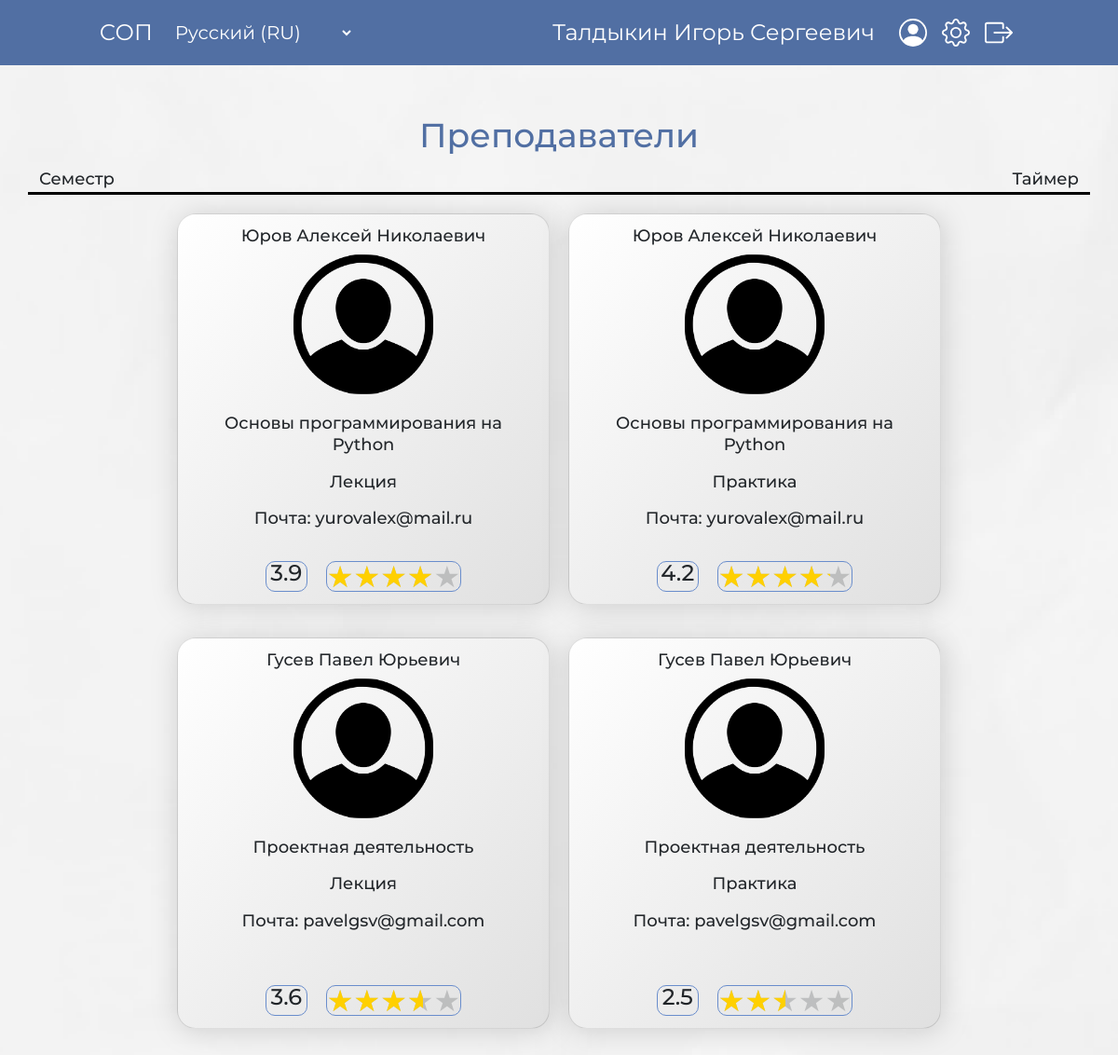
/home (signed in), run on the app's committed database.
### STR/models.py (models this page shows, shortened)
class Student(AbstractBaseUser, PermissionsMixin):
    email = models.EmailField(_('Email'), unique=True)
    surname = models.CharField(_('Фамилия'), default="Christ", max_length=50)
    name = models.CharField(_('Имя'), default="Jesus", max_length=50)
    lastname = models.CharField(_('Отчество'), blank=True, null=True, default=None, max_length=50)
    group = models.ForeignKey('Group', verbose_name=_('Группа'), blank=True, null=True, default=None, on_delete=models.PROTECT)
    is_staff = models.BooleanField(_('Права администратора'), default=False)
    is_active = models.BooleanField(_('Учётная запись активна'), default=False)
    is_superuser = models.BooleanField(_('Права суперпользователя'), default=False)
    date_registration = models.DateTimeField(_('Дата и время регистрации'), default=timezone.now)
    date_joined = models.DateTimeField(_('Дата и время последнего входа в систему'), default=timezone.now)
    USERNAME_FIELD = 'email'
    REQUIRED_FIELDS = []
    objects = StudentManager()
    def get_full_name(self):
        if self.lastname:
            return f"{self.surname} {self.name} {self.lastname}"
        return f"{self.surname} {self.name}"
    class Meta:
        verbose_name = _('Студент')
        verbose_name_plural = _('Студенты')

class Teacher_Subject(models.Model):
    teacher = models.ForeignKey('Teacher', verbose_name=_('Преподаватель'), on_delete=models.PROTECT)
    subject = models.ForeignKey('Subject', verbose_name=_('Дисциплина'), on_delete=models.PROTECT)
    def __str__(self) -> str:
        return f"{self.teacher} / {self.subject}"
    class Meta:
        verbose_name = _('Преподаватель_Дисциплина')
        verbose_name_plural = _('Преподаватели_Дисциплины')
        unique_together = ('teacher', 'subject', )

class Teacher(models.Model):
    surname = models.CharField('Фамилия', max_length=50)
    name = models.CharField('Имя', max_length=50)
    lastname = models.CharField('Отчество', blank=True, null=True, default=None, max_length=50)
    email = models.CharField('Почта', unique=True, max_length=30)
    def __str__(self) -> str:
        return f"{self.surname} {self.name} {self.lastname} ({self.email})"
    class Meta:
        verbose_name = _('Преподаватель')
        verbose_name_plural = _('Преподаватели')

class Subject(models.Model):
    SUBJECT_CHOICES = (
        ("Лекция", 'Лекция'),
        ("Практика", 'Практика'),
    )
    name = models.CharField(_('Название'), max_length=100)
    type = models.CharField(_('Тип'), default="Лекция", choices=SUBJECT_CHOICES, max_length=50)
    def __str__(self) -> str:
        return f"{self.name} ({self.type})"
    class Meta:
        verbose_name = _('Дисциплина')
        verbose_name_plural = _('Дисциплины')
        unique_together = ('name', 'type', )

### STR/views.py (the view, shortened to what this page needs)
# urls.py: 2. Add a URL to urlpatterns:  path('', views.home, name='home')
def home(request):
    if not request.user.is_authenticated:
        return redirect('registration')
    if request.method == 'POST' and 'button_logout' in request.POST:
        auth.logout(request)
        return redirect('registration')
    subjects_groups = Subject_Group.objects.filter(group=request.user.group).all()
    teachers_subjects = Teacher_Subject.objects.order_by('id')
    criterions = Criterion.objects.order_by('id')
    grades = Grade.objects.filter(student=request.user)
    curr_teacher_subjects = []
    for subject_group in subjects_groups:
        for teacher_subject in teachers_subjects:
            if teacher_subject.subject == subject_group.subject:
                curr_teacher_subjects.append(teacher_subject)
    data = AvgRatingFunc.avg(curr_teacher_subjects, Grade.objects.all(), criterions, request.user)
    print(f"\n\n\n {data}")
    context = {
        'title': 'Главная страница сайта',
        'criterions': criterions,
        'data': data,
    }
    return render(request, 'STR/home.html', context)

### STR/AvgRatingFunc.py (called while the page is built)
    def set_id(self, id):
        self.id = id

    def set_crit(self, crit):
        self.crit = crit

    def set_user_grade(self, user_grade):
        self.user_grade = user_grade

    def set_avg_grade(self, avg_grade):
        self.avg_grade = avg_grade

    def __str__(self) -> str:
        return f"\n\tCRIT = {self.crit} / USER_GRADE = {self.user_grade} / AVG_GRADE = {self.avg_grade}"

    def __repr__(self) -> str:
        return self.__str__()

    def __str__(self) -> str:
        return f"TEACHER_SUBJECT = {self.teacher_subject}\n  CRITS_AVG = {self.crits_data}\n  GRADE_AVG = {self.grade_avg}"

    def __repr__(self) -> str:
        return self.__str__()

### STR/models.py (called while the page is built)
    def __str__(self) -> str:
        return self.name

    def __str__(self):
        return self.name

### STR/templates/STR/home.html (shortened to what this page needs)
{% extends 'STR/base.html' %}
{% block content %}
    <div class="container body-teacher">
        <h1>Преподаватели</h1>
        <div class="row info">
            <div class="col-md-12">
                <div class="infovote">
                    <div class="semester">
                        Семестр
                    </div>
                    <div class="timer">
                        Таймер
                    </div>
                </div>
            </div>
        </div>
        {% load static %}
        <div id="row" class="row teacher">
            {% if data %}
                {% for item in data %}
                    <div type="button" class="card" onclick="showModalWin('{{ item.teacher_subject.id }}')">
                        <h6>{{ item.teacher_subject.teacher.surname }} {{ item.teacher_subject.teacher.name }} {{ item.teacher_subject.teacher.lastname }}</h6>
                        <img src="{% static 'STR/media/userava.png' %}" alt="User avatar"/>
                        <div class="markANDsubject">
                            <p id="SubjectName">{{ item.teacher_subject.subject.name }}</p>
                            <p id="SubjectType">{{ item.teacher_subject.subject.type }}</p>
                            <p>Почта: {{ item.teacher_subject.teacher.email }}</p>
                            <div class="avgrow">
                                <div class="markavg" type="text" id="markavg/{{ item.teacher_subject.id }}">{{ item.grade_avg }}</div>
                                <div class="starratingavg">
                                    <div class="stars__body">
                                        <div class="stars__active" id="stars__active/{{ item.teacher_subject.id }}"></div>
                                        <div class="stars__items">
                                        </div>
                                    </div>
                                </div>
                            </div>
                        </div>
                    </div>
                    <br>
                {% endfor %}
            {% else %}
                <p>У нас нет записей</p>
            {% endif %}
        </div>
    </div>
{% endblock %}

### STR/templates/STR/base.html (shortened to what this page needs)
<!DOCTYPE html>
<html lang="ru">
<head>
    <link href="https://cdn.jsdelivr.net/npm/bootstrap@5.1.1/dist/css/bootstrap.min.css" rel="stylesheet">
    <link rel="stylesheet" href="https://cdnjs.cloudflare.com/ajax/libs/font-awesome/4.7.0/css/font-awesome.min.css">
    {% load static %}
    <link rel="stylesheet" type='text/css' href='{% static "STR/css/SOP.css" %}'>
    <link rel="stylesheet" type='text/css' href='{% static "STR/css/StarRating.css" %}'>
    <link rel="stylesheet" type='text/css' href='{% static "STR/css/activation_email.css" %}'>
    <link rel="stylesheet" type='text/css' href='{% static "STR/css/home.css" %}'>
</head>
<body>
    <header>
        <div class="lefteltop">
            <h3>СОП</h3>
        <select name="language">
            <option value="1">Русский (RU)</option>
        </select>
        </div>
        <div class="righteltop">
            {% if user.is_authenticated %}
            <label>{{ user.get_full_name }}</label>
        {% else %}
            <label>Вы не вошли в систему</label>
        {% endif %}
        <form method="post">
                <button type="button" name="button_person" class="button_header" onclick="showLC()">
                </button>
                <button type="submit" name="button_settings" class="button_header">
                </button>
                <button type="submit" name="button_logout" class="button_header">
                </button>
        </form>
        </div>
    </header>
    {% block content %}{% endblock %}
</body>
</html>

### STR/static/STR/css/SOP.css (style rules this page uses)
* { box-sizing: border-box; }
body { min-height: 100vh; background: url('../media/paperback.png') no-repeat; background-size: cover; }
.container { margin-top: 50px; }
header { height: 70px; background-color: rgb(81, 111, 163); color: rgb(255, 255, 255); display: flex; align-items: center; justify-content: space-around; margin: 0 auto; }
h3 { padding: 4px 0; font-family: 'Montserrat-Regular'; font-size: 24px; font-weight: 400; margin-bottom: 0px; }
select { background: none; border: none; padding: 4px 0; font-family: 'Montserrat-Regular'; font-size: 20px; font-weight: 400; margin-left: 20px; color:rgb(255, 255, 255); }
select option { background: #e5e5e5; color: black; }
.lefteltop { display: flex; align-items: center; justify-content: space-between; }
.righteltop { display: flex; align-items: center; justify-content: space-between; }
header label { padding: 4px 0; margin-right: 20px; font-size: 24px; font-weight: 400; font-family: 'Montserrat-Regular'; }
button { background: none; border: none; }
svg { height: 30px; width: 30px; color: white; }
h1, h2 { padding: 4px 0; font-family: 'Montserrat-Medium'; font-size: 36px; font-weight: 500; color: rgb(81, 111, 163); }

### STR/static/STR/css/home.css (style rules this page uses)
.teacher { margin: 20px 0px; display: flex; align-items: center; flex-wrap: wrap; }
.body-teacher { display: flex; flex-direction: column; z-index: -1; }
.body-teacher h1 { text-align: center; }
.info { border-bottom: black solid; }
.infovote { display: flex; justify-content: space-between; align-items: center; font-family: "Montserrat-Medium"; font-size: 18px; }
.card { display: flex; flex-direction: column; text-align: center; align-items: center; width: 400px; min-height: 420px; padding: 13px 35px; margin: 0 10px; margin-bottom: 35px; border-radius: 20px; font-family: "Montserrat-Medium"; font-size: 18px; background: linear-gradient(135deg, #FFFFFF 0%, #E0E0E0 100%); filter: drop-shadow(2px 2px 15px rgba(0, 0, 0, 0.15)); }
.card img { width: 150px; height: 150px; margin-bottom: 20px; }
.card h6 { font-size: 18px; }
.markANDsubject { width:100%; line-height: 1.3em; flex-grow: 1; display: flex; flex-direction: column; }
.markavg { margin-right: 20px; width: 45px; height: 33px; font-size: 24px; border: #698DCC 1px solid; border-radius: 10px; }
.avgrow { width: 100%; display: flex; justify-content: center; display: flex; flex-grow: 1; align-items: flex-end; }
.starratingavg { position: relative; display: flex; justify-content: center; height: 33px; border: #698DCC 1px solid; border-radius: 10px; }
.stars__body { position: relative; font-size: 32px; line-height: 1; }
.stars__body::before { content: "★★★★★"; display: block; opacity: 0.2; }
.stars__active { overflow: hidden; position: absolute; top: 0px; left: 0px; color: rgb(255, 208, 0); height: 100%; overflow: hidden; }
.stars__active::before { content: "★★★★★"; position: absolute; display: block; height: 100%; top: 0px; left: 0px; overflow: hidden; }
.stars__items { display: flex; position: absolute; width: 100%; height: 100%; top: 0; left: 0; }
@media (max-width: 1400px) { .teacher { justify-content: center; } }

### data on the page
Student: get_full_name "Талдыкин Игорь Сергеевич"
Teacher_Subject: teacher_subject.teacher.surname "Юров", teacher_subject.teacher.name "Алексей", teacher_subject.teacher.lastname "Николаевич", teacher_subject.subject.name "Основы программирования на Python", teacher_subject.subject.type "Лекция", teacher_subject.teacher.email "yurovalex@mail.ru"
Teacher_Subject: teacher_subject.teacher.surname "Юров", teacher_subject.teacher.name "Алексей", teacher_subject.teacher.lastname "Николаевич", teacher_subject.subject.name "Основы программирования на Python", teacher_subject.subject.type "Практика", teacher_subject.teacher.email "yurovalex@mail.ru"
Teacher_Subject: teacher_subject.teacher.surname "Гусев", teacher_subject.teacher.name "Павел", teacher_subject.teacher.lastname "Юрьевич", teacher_subject.subject.name "Проектная деятельность", teacher_subject.subject.type "Лекция", teacher_subject.teacher.email "pavelgsv@gmail.com"
Teacher_Subject: teacher_subject.teacher.surname "Гусев", teacher_subject.teacher.name "Павел", teacher_subject.teacher.lastname "Юрьевич", teacher_subject.subject.name "Проектная деятельность", teacher_subject.subject.type "Практика", teacher_subject.teacher.email "pavelgsv@gmail.com"

### other printed values
{{ item.grade_avg }} "3.9" "4.2" "3.6" "2.5"
